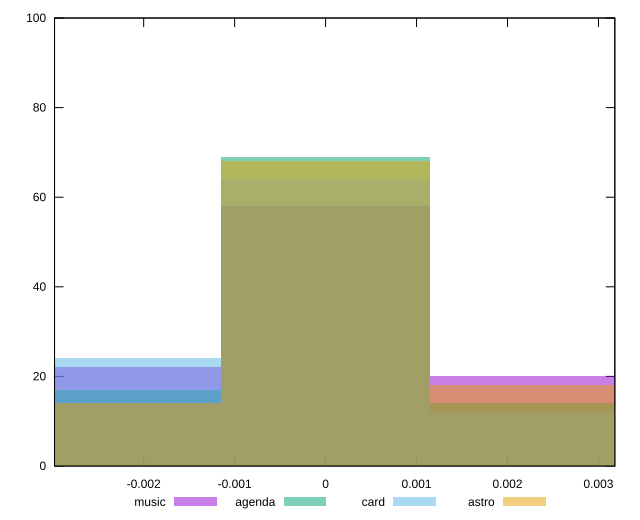

Write the gnuplot code that produced this figure.
reset

$music <<EOF
-0.0022931042643734153 22
0.0022931042643734153 20
0 58
EOF

$agenda <<EOF
0 69
-0.0022931042643734153 17
0.0022931042643734153 14
EOF

$card <<EOF
0 64
-0.0022931042643734153 24
0.0022931042643734153 12
EOF

$astro <<EOF
0 68
0.0022931042643734153 18
-0.0022931042643734153 14
EOF

set key outside below
set boxwidth 0.0022931042643734153
set xrange [-0.0029801553513026267:0.0031799764354474187]
set yrange [0:100]
set trange [0:100]
set style fill transparent solid 0.5 noborder
set terminal svg size 640, 520 enhanced background rgb 'white'
set output "reports/report_00028_2021-02-24T12-49-42.674Z/meta/pScore-difference/comparison/histogram/all_raw.svg"

plot $music title "music" with boxes, \
     $agenda title "agenda" with boxes, \
     $card title "card" with boxes, \
     $astro title "astro" with boxes

reset
